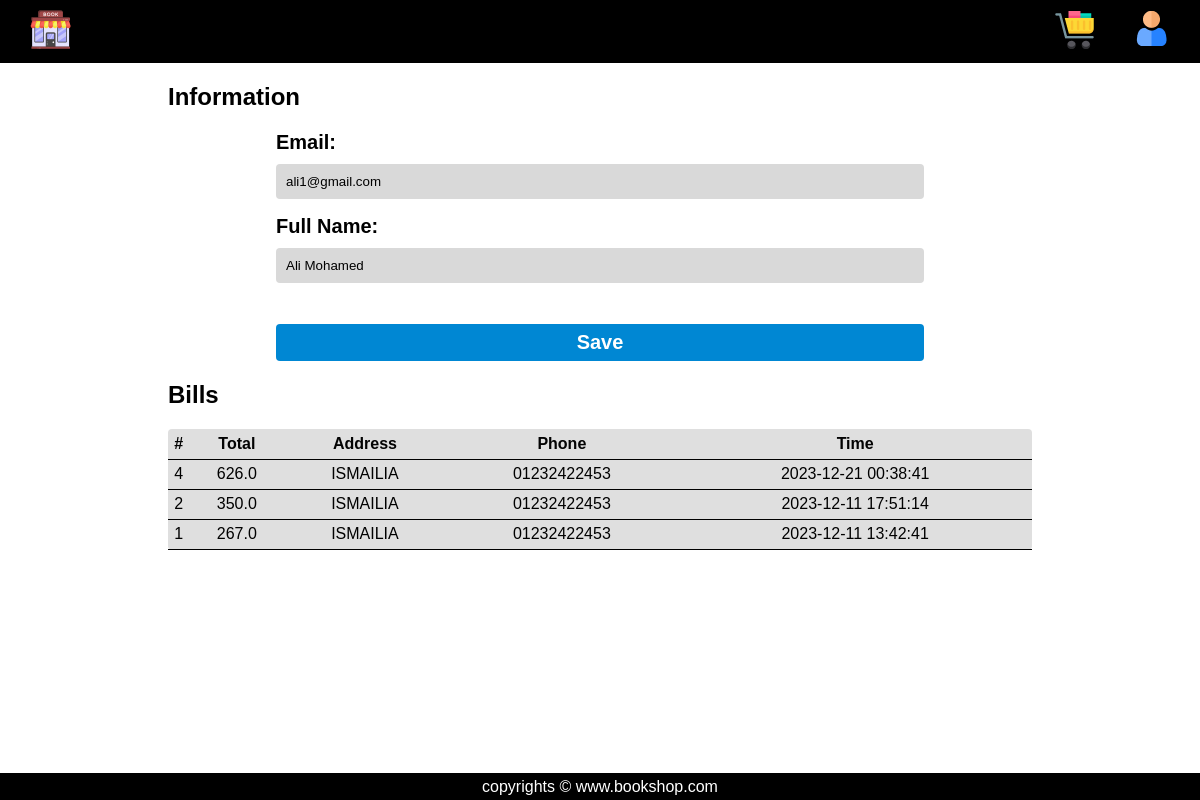
The app's page /profile (signed in), older data.
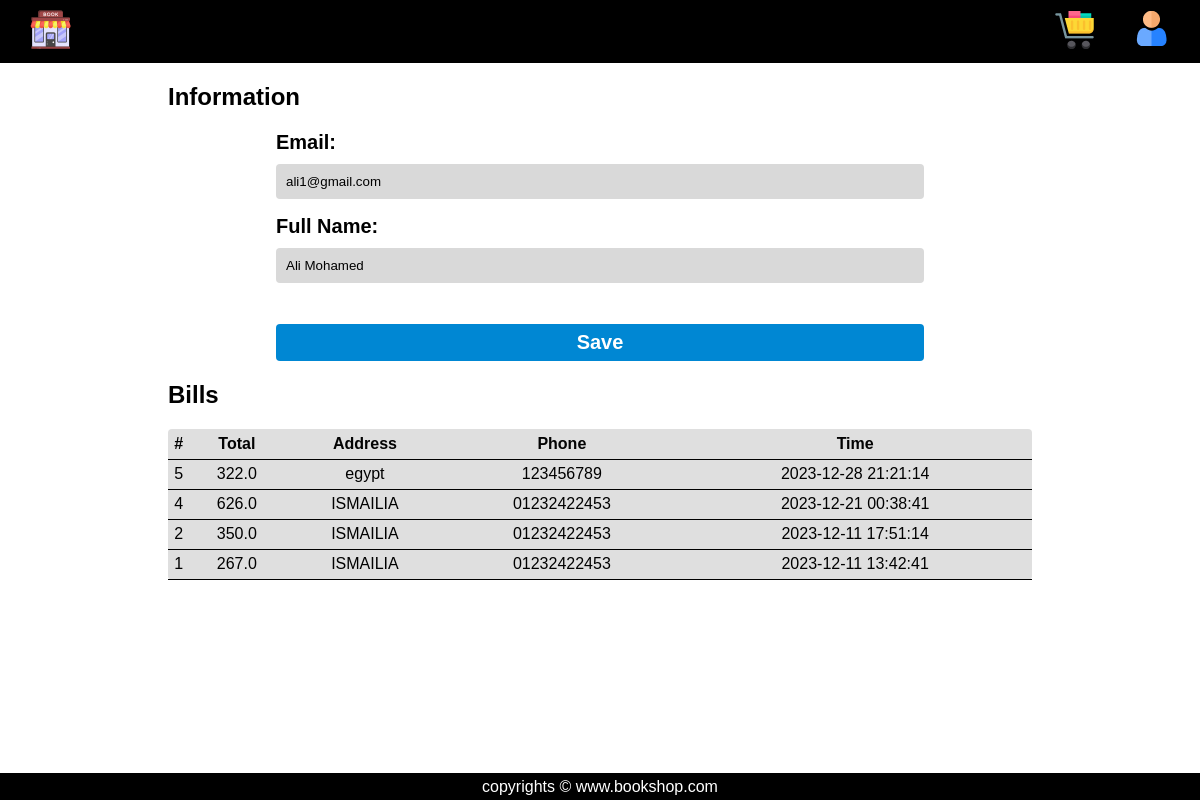
The same page, newer data.
### tables this page shows
CREATE TABLE User(
	user_id INTEGER PRIMARY KEY AUTOINCREMENT,
  	full_name TEXT NOT NULL,
  	email TEXT NOT NULL UNIQUE,
  	password TEXT NOT NULL,
  	admin_state_id INTEGER,
  	FOREIGN KEY (admin_state_id) REFERENCES User_State(state_id)
);

CREATE TABLE Bill(
	bill_id INTEGER PRIMARY KEY AUTOINCREMENT,
  	user_id INTEGER,
  	total REAL,
    address TEXT NOT NULL,
  	phone TEXT NOT NULL,
  	date_time TEXT,
  	FOREIGN KEY (user_id) REFERENCES User(user_id)
);

### app.py (the view)
@app.route("/profile", methods=["GET", "POST"])
@login_required
def profile():
    if request.method == "POST":
        if validEmail(request.form.get("email")):
            pass
        else:
            pass
        if validName(request.form.get("fullname")):
            pass
        else:
            pass
        con = sqlite3.connect("Books.db")
        db = con.cursor()
        db.execute(
            "UPDATE User SET email = ?, full_name = ? WHERE user_id = ?;",
            (
                request.form.get("email"),
                request.form.get("fullname"),
                session["user_id"],
            ),
        )
        con.commit()
        db.close()
        con.close()
        return redirect(url_for("profile"))
    else:
        con = sqlite3.connect("Books.db")
        db = con.cursor()
        db.execute("SELECT * FROM User WHERE user_id = ?;", (session["user_id"],))
        columns = [column[0] for column in db.description]
        users = [dict(zip(columns, row)) for row in db.fetchall()]
        personInfo = users[0]
        db.execute(
            "SELECT * FROM Bill WHERE user_id = ? ORDER BY date_time DESC;",
            (session["user_id"],),
        )
        columns = [column[0] for column in db.description]
        bills = [dict(zip(columns, row)) for row in db.fetchall()]
        con.commit()
        db.close()
        con.close()
        return render_template(
            "profile.html",
            page_name="profile",
            err_mes=createErrorMessage(),
            items=personInfo,
            bills=bills,
        )

### app.py (called while the page is built)
def login_required(f):
    @wraps(f)
    def decorated_function(*args, **kwargs):
        if session.get("user_id") is None:
            return redirect("/signin")
        return f(*args, **kwargs)
    return decorated_function

@app.after_request
def after_request(response):
    response.headers["Cache-Control"] = "no-cache, no-store, must-revalidate"
    response.headers["Expires"] = 0
    response.headers["Pragma"] = "no-cache"
    return response

def createErrorMessage(err_state=False, err_type=None, err_mesg_txt=None):
    error_message = {
        "error_state": err_state,
        "error_type": err_type,
        "error_message_text": err_mesg_txt,
    }
    return error_message

### templates/profile.html (shortened to what this page needs)
<!DOCTYPE html>
<html lang="en">
<head>
    <link rel="stylesheet" href="../static/profile.css" />
    <link rel="stylesheet" href="static/error.css" />
    <link rel="stylesheet" href="https://cdnjs.cloudflare.com/ajax/libs/font-awesome/4.7.0/css/font-awesome.min.css" />
</head>
<body>
    <header>
        <nav>
            <div class="left-navbar">
                <ul>
                    <li>
                        <a href="{{url_for('home')}}"><img src="../static/images/book_shop.png" alt="Book" /></a>
                    </li>
                </ul>
            </div>
            <div class="right-navbar">
                <ul>
                    <li>
                        <a href="{{url_for('profile')}}"><img src="../static/images/user_1.png" alt="Profile" /></a>
                    </li>
                    <li>
                        <a href="{{url_for('cart')}}">
                            <img src="../static/images/shopping_cart_1.png" alt="Store" />
                        </a>
                    </li>
                </ul>
            </div>
        </nav>
    </header>
    <div class="information">
        <h2 class="title">Information</h2>
        <form action="{{ url_for('profile') }}" method="post">
            <label for="Email">Email:</label>
            <input type="email" id="Email" name="email" value="{{ items['email']}}" />
            <label for="fname">Full Name:</label>
            <input type="text" id="fname" name="fullname" value="{{ items['full_name'] }}" />
            <button type="submit">Save</button>
        </form>
    </div>
    <div class="bills">
        <h2 class="title">Bills</h2>
        <table class="table">
            <tr class="table-head">
                <th>#</th>
                <th>Total</th>
                <th>Address</th>
                <th>Phone</th>
                <th>Time</th>
            </tr>
            {% for bill in bills %}
            <tr class="table-data">
                <td>{{ bill['bill_id'] }}</td>
                <td>{{ bill['total'] }}</td>
                <td>{{ bill['address'] }}</td>
                <td>{{ bill['phone'] }}</td>
                <td>{{ bill['date_time'] }}</td>
            </tr>
            {% endfor %}
        </table>
    </div>
    <div class="footer">
        <footer>
            <p>copyrights &copy; www.bookshop.com</p>
        </footer>
    </div>
</body>
</html>

### static/profile.css (style rules this page uses)
:root { --main-color: #c4c4c4; }
* { font-family: sans-serif; overflow-x: hidden; margin: 0px; padding: 0px; box-sizing: border-box; }
nav { padding: 10px; display: flex; justify-content: space-between; align-items: center; background-color: #000000; color: rgb(255, 255, 255); }
.left-navbar ul { display: flex; flex-direction: row; margin-left: 20px; list-style: none; }
.right-navbar ul { display: flex; flex-direction: row-reverse; list-style: none; }
.right-navbar ul li { margin: 0px 20px; }
footer { position: absolute; bottom: 0px; height: 27px; width: 100%; color: white; background-color: black; display: flex; justify-content: center; align-items: center; }
.information { margin-top: 20px; width: 90%; position: relative; left: 5%; height: auto; }
.information .title { position: relative; left: 10%; margin-bottom: 20px; }
label { font-size: 20px; font-weight: bold; margin-bottom: 10px; display: block; position: relative; left: 20%; }
input { position: relative; display: block; left: 20%; width: 60%; padding: 10px; margin-bottom: 16px; border: 1px solid #000000; border-radius: 4px; background-color: rgb(217, 217, 217); box-sizing: border-box; border: none; outline: none; }
button { background-color: rgb(0, 135, 211); color: #fff; border: none; border-radius: 4px; cursor: pointer; width: 100%; padding: 7px; margin-top: 25px; text-align: center; font-size: 20px; font-weight: bold; transition: .5s; }
button { position: relative; left: 20%; width: 60%; }
.bills { margin-top: 20px; width: 90%; position: relative; left: 5%; height: auto; }
.bills .title { position: relative; left: 10%; margin-bottom: 20px; }
.bills .table { position: relative; left: 10%; width: 80%; border-collapse: collapse; background-color: #dfdfdf; border-radius: 4px; margin-bottom: 20px; }
.table-head { padding: 20px; height: 30px; text-align: center; border-bottom : 1px solid #000000; color: #030303; }
.bills .table-data { padding: 20px; height: 30px; text-align: center; border-bottom : 1px solid #000000; }

Row changes from the older to the newer data that the page shows:
added Bill: bill_id "5", total "322.0", address "egypt", phone "123456789", date_time "2023-12-28 21:21:14"
